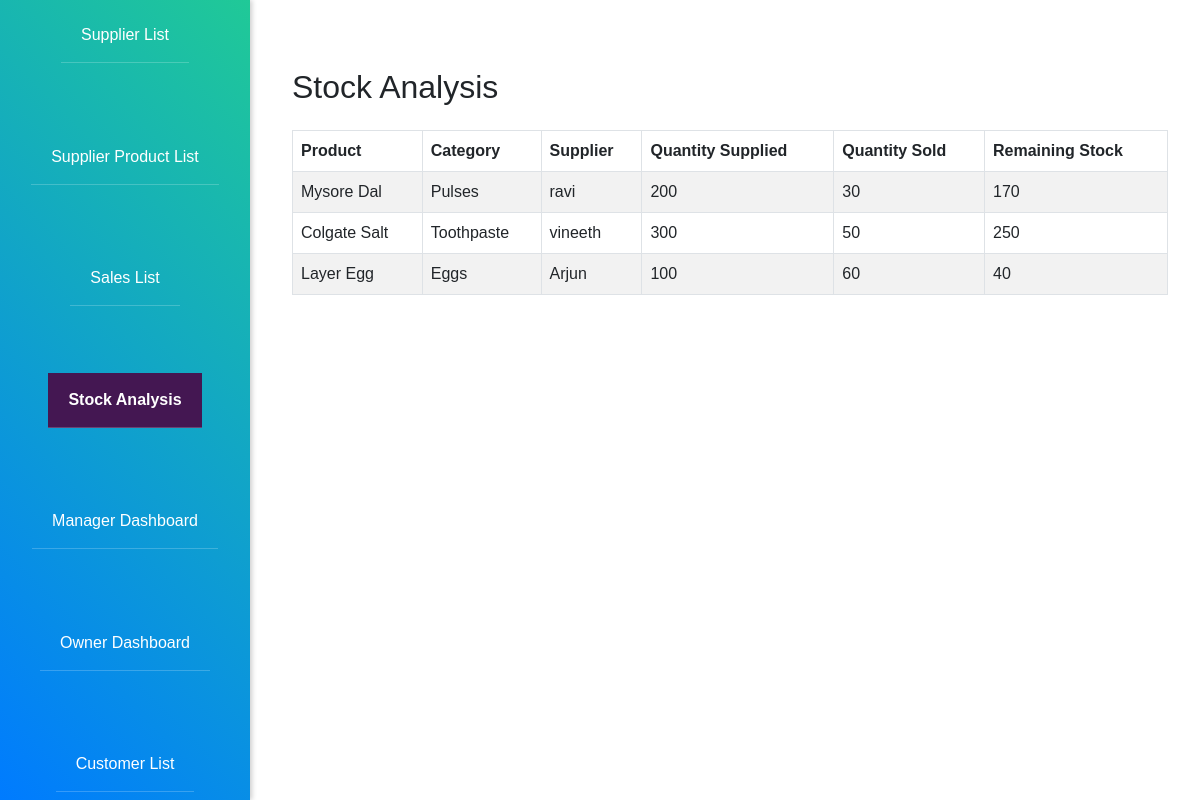
Page /stock-analysis/ on the earlier database version.
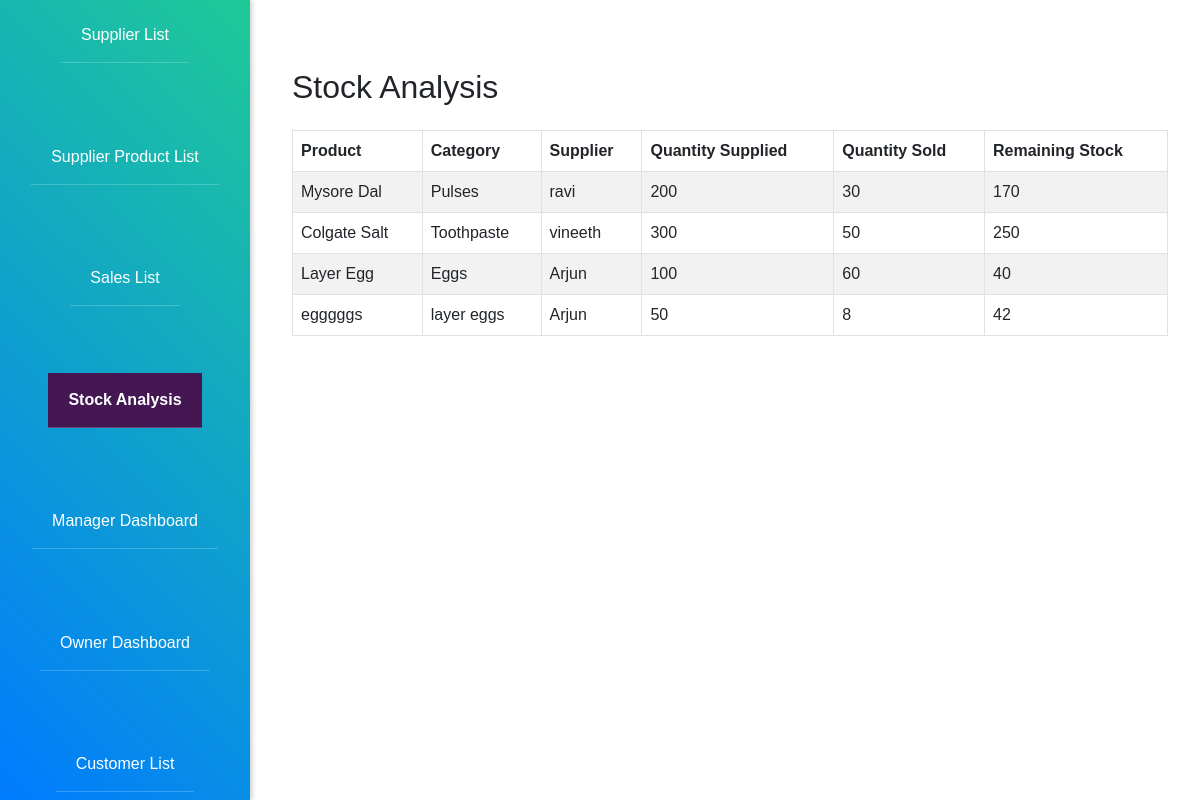
Same page on the later database version.
### stock_analysis/models.py (models this page shows, shortened)
class SupplierProduct(models.Model):
    supplier = models.ForeignKey(Supplier, on_delete=models.CASCADE)  # Link to Supplier
    name = models.CharField(max_length=100, default="Unknown Product")  # Default name
    category = models.CharField(max_length=50, blank=True, null=True)  # Product category
    selling_price_per_unit=models.DecimalField(default=0, max_digits=10, decimal_places=2, null=True, blank=True)
    stock_quantity = models.IntegerField(default=0)  # Current stock quantity
    cost_price = models.DecimalField(max_digits=10, decimal_places=2)  # Cost price per unit
    supplied_date = models.DateField(auto_now_add=True)  # Date of supply

### stock_analysis/views.py (the view)
# urls.py: path('stock-analysis/', views.stock_analysis_list, name='stock_analysis_list'),
def stock_analysis_list(request):
    supplier_products = SupplierProduct.objects.annotate(
        quantity_sold=Sum('sale__quantity_sold')
    ).values(
        'name',  # Product name
        'stock_quantity',  # Remaining stock
        'quantity_sold',  # Quantity sold (calculated)
        'category',  # Optional: Include category
        'supplier__name',  # Supplier name
    )
    stock_analysis = [
        {
            "name": sp["name"],
            "category": sp["category"],
            "supplier": sp["supplier__name"],
            "quantity_supplied": sp["stock_quantity"] or 0,
            "quantity_sold": sp["quantity_sold"] or 0,
            "remaining_stock": sp["stock_quantity"] - (sp["quantity_sold"] or 0),
        }
        for sp in supplier_products
    ]
    return render(request, "stock_analysis_list.html", {"stock_analysis": stock_analysis})

### stock_analysis/templates/stock_analysis_list.html (shortened to what this page needs)
{% extends 'index.html' %}
{% block content %}
<div class="container mt-5">
    <h2 class="mb-4">Stock Analysis</h2>
    <div class="table-responsive">
        <table class="table table-bordered table-striped">
            <thead class="thead-dark">
                <tr>
                    <th>Product</th>
                    <th>Category</th>
                    <th>Supplier</th>
                    <th>Quantity Supplied</th>
                    <th>Quantity Sold</th>
                    <th>Remaining Stock</th>
                </tr>
            </thead>
            <tbody>
                {% for item in stock_analysis %}
                <tr>
                    <td>{{ item.name }}</td>
                    <td>{{ item.category }}</td>
                    <td>{{ item.supplier }}</td>
                    <td>{{ item.quantity_supplied }}</td>
                    <td>{{ item.quantity_sold }}</td>
                    <td>{{ item.remaining_stock }}</td>
                </tr>
                {% endfor %}
            </tbody>
        </table>
    </div>
</div>
{% endblock %}

Differences in the rows shown:
added SupplierProduct: name "egggggs", category "layer eggs", supplier "Arjun", quantity_supplied "50", quantity_sold "8", remaining_stock "42"
